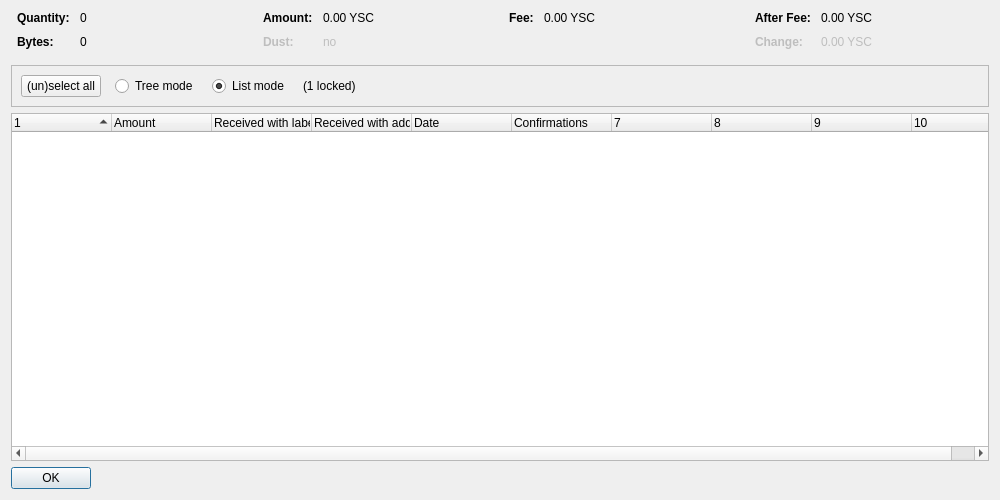
<?xml version="1.0" encoding="UTF-8"?>
<ui version="4.0">
 <class>CoinControlDialog</class>
 <widget class="QDialog" name="CoinControlDialog">
  <property name="geometry">
   <rect>
    <x>0</x>
    <y>0</y>
    <width>1000</width>
    <height>500</height>
   </rect>
  </property>
  <property name="windowTitle">
   <string>Coin Selection</string>
  </property>
  <layout class="QVBoxLayout" name="verticalLayout">
   <item>
    <layout class="QHBoxLayout" name="horizontalLayoutTop" stretch="0,0,0,0">
     <property name="topMargin">
      <number>0</number>
     </property>
     <property name="bottomMargin">
      <number>10</number>
     </property>
     <item>
      <layout class="QFormLayout" name="formLayoutCoinControl1">
       <property name="horizontalSpacing">
        <number>10</number>
       </property>
       <property name="verticalSpacing">
        <number>10</number>
       </property>
       <property name="leftMargin">
        <number>6</number>
       </property>
       <property name="rightMargin">
        <number>6</number>
       </property>
       <item row="0" column="0">
        <widget class="QLabel" name="labelCoinControlQuantityText">
         <property name="font">
          <font>
           <weight>75</weight>
           <bold>true</bold>
          </font>
         </property>
         <property name="text">
          <string>Quantity:</string>
         </property>
        </widget>
       </item>
       <item row="0" column="1">
        <widget class="QLabel" name="labelCoinControlQuantity">
         <property name="cursor">
          <cursorShape>IBeamCursor</cursorShape>
         </property>
         <property name="contextMenuPolicy">
          <enum>Qt::ActionsContextMenu</enum>
         </property>
         <property name="text">
          <string notr="true">0</string>
         </property>
         <property name="textInteractionFlags">
          <set>Qt::LinksAccessibleByMouse|Qt::TextSelectableByKeyboard|Qt::TextSelectableByMouse</set>
         </property>
        </widget>
       </item>
       <item row="1" column="0">
        <widget class="QLabel" name="labelCoinControlBytesText">
         <property name="font">
          <font>
           <weight>75</weight>
           <bold>true</bold>
          </font>
         </property>
         <property name="text">
          <string>Bytes:</string>
         </property>
        </widget>
       </item>
       <item row="1" column="1">
        <widget class="QLabel" name="labelCoinControlBytes">
         <property name="cursor">
          <cursorShape>IBeamCursor</cursorShape>
         </property>
         <property name="contextMenuPolicy">
          <enum>Qt::ActionsContextMenu</enum>
         </property>
         <property name="text">
          <string notr="true">0</string>
         </property>
         <property name="textInteractionFlags">
          <set>Qt::LinksAccessibleByMouse|Qt::TextSelectableByKeyboard|Qt::TextSelectableByMouse</set>
         </property>
        </widget>
       </item>
      </layout>
     </item>
     <item>
      <layout class="QFormLayout" name="formLayoutCoinControl2">
       <property name="horizontalSpacing">
        <number>10</number>
       </property>
       <property name="verticalSpacing">
        <number>10</number>
       </property>
       <property name="leftMargin">
        <number>6</number>
       </property>
       <property name="rightMargin">
        <number>6</number>
       </property>
       <item row="0" column="0">
        <widget class="QLabel" name="labelCoinControlAmountText">
         <property name="font">
          <font>
           <weight>75</weight>
           <bold>true</bold>
          </font>
         </property>
         <property name="text">
          <string>Amount:</string>
         </property>
        </widget>
       </item>
       <item row="0" column="1">
        <widget class="QLabel" name="labelCoinControlAmount">
         <property name="cursor">
          <cursorShape>IBeamCursor</cursorShape>
         </property>
         <property name="contextMenuPolicy">
          <enum>Qt::ActionsContextMenu</enum>
         </property>
         <property name="text">
          <string notr="true">0.00 YSC</string>
         </property>
         <property name="textInteractionFlags">
          <set>Qt::LinksAccessibleByMouse|Qt::TextSelectableByKeyboard|Qt::TextSelectableByMouse</set>
         </property>
        </widget>
       </item>
       <item row="1" column="0">
        <widget class="QLabel" name="labelCoinControlLowOutputText">
         <property name="enabled">
          <bool>false</bool>
         </property>
         <property name="font">
          <font>
           <weight>75</weight>
           <bold>true</bold>
          </font>
         </property>
         <property name="text">
          <string>Dust:</string>
         </property>
        </widget>
       </item>
       <item row="1" column="1">
        <widget class="QLabel" name="labelCoinControlLowOutput">
         <property name="enabled">
          <bool>false</bool>
         </property>
         <property name="cursor">
          <cursorShape>IBeamCursor</cursorShape>
         </property>
         <property name="contextMenuPolicy">
          <enum>Qt::ActionsContextMenu</enum>
         </property>
         <property name="text">
          <string notr="true">no</string>
         </property>
         <property name="textInteractionFlags">
          <set>Qt::LinksAccessibleByMouse|Qt::TextSelectableByKeyboard|Qt::TextSelectableByMouse</set>
         </property>
        </widget>
       </item>
      </layout>
     </item>
     <item>
      <layout class="QFormLayout" name="formLayoutCoinControl3">
       <property name="horizontalSpacing">
        <number>10</number>
       </property>
       <property name="verticalSpacing">
        <number>10</number>
       </property>
       <property name="leftMargin">
        <number>6</number>
       </property>
       <property name="rightMargin">
        <number>6</number>
       </property>
       <item row="0" column="0">
        <widget class="QLabel" name="labelCoinControlFeeText">
         <property name="font">
          <font>
           <weight>75</weight>
           <bold>true</bold>
          </font>
         </property>
         <property name="text">
          <string>Fee:</string>
         </property>
        </widget>
       </item>
       <item row="0" column="1">
        <widget class="QLabel" name="labelCoinControlFee">
         <property name="cursor">
          <cursorShape>IBeamCursor</cursorShape>
         </property>
         <property name="contextMenuPolicy">
          <enum>Qt::ActionsContextMenu</enum>
         </property>
         <property name="text">
          <string notr="true">0.00 YSC</string>
         </property>
         <property name="textInteractionFlags">
          <set>Qt::LinksAccessibleByMouse|Qt::TextSelectableByKeyboard|Qt::TextSelectableByMouse</set>
         </property>
        </widget>
       </item>
      </layout>
     </item>
     <item>
      <layout class="QFormLayout" name="formLayoutCoinControl4">
       <property name="horizontalSpacing">
        <number>10</number>
       </property>
       <property name="verticalSpacing">
        <number>10</number>
       </property>
       <property name="leftMargin">
        <number>6</number>
       </property>
       <property name="rightMargin">
        <number>6</number>
       </property>
       <item row="0" column="0">
        <widget class="QLabel" name="labelCoinControlAfterFeeText">
         <property name="font">
          <font>
           <weight>75</weight>
           <bold>true</bold>
          </font>
         </property>
         <property name="text">
          <string>After Fee:</string>
         </property>
        </widget>
       </item>
       <item row="0" column="1">
        <widget class="QLabel" name="labelCoinControlAfterFee">
         <property name="cursor">
          <cursorShape>IBeamCursor</cursorShape>
         </property>
         <property name="contextMenuPolicy">
          <enum>Qt::ActionsContextMenu</enum>
         </property>
         <property name="text">
          <string notr="true">0.00 YSC</string>
         </property>
         <property name="textInteractionFlags">
          <set>Qt::LinksAccessibleByMouse|Qt::TextSelectableByKeyboard|Qt::TextSelectableByMouse</set>
         </property>
        </widget>
       </item>
       <item row="1" column="0">
        <widget class="QLabel" name="labelCoinControlChangeText">
         <property name="enabled">
          <bool>false</bool>
         </property>
         <property name="font">
          <font>
           <weight>75</weight>
           <bold>true</bold>
          </font>
         </property>
         <property name="text">
          <string>Change:</string>
         </property>
        </widget>
       </item>
       <item row="1" column="1">
        <widget class="QLabel" name="labelCoinControlChange">
         <property name="enabled">
          <bool>false</bool>
         </property>
         <property name="cursor">
          <cursorShape>IBeamCursor</cursorShape>
         </property>
         <property name="contextMenuPolicy">
          <enum>Qt::ActionsContextMenu</enum>
         </property>
         <property name="text">
          <string notr="true">0.00 YSC</string>
         </property>
         <property name="textInteractionFlags">
          <set>Qt::LinksAccessibleByMouse|Qt::TextSelectableByKeyboard|Qt::TextSelectableByMouse</set>
         </property>
        </widget>
       </item>
      </layout>
     </item>
    </layout>
   </item>
   <item>
    <widget class="QFrame" name="frame">
     <property name="minimumSize">
      <size>
       <width>0</width>
       <height>40</height>
      </size>
     </property>
     <property name="frameShape">
      <enum>QFrame::StyledPanel</enum>
     </property>
     <property name="frameShadow">
      <enum>QFrame::Sunken</enum>
     </property>
     <layout class="QHBoxLayout" name="horizontalLayout">
      <item>
       <layout class="QHBoxLayout" name="horizontalLayoutPanel" stretch="0,0,0,0,0">
        <property name="spacing">
         <number>14</number>
        </property>
        <item>
         <widget class="QPushButton" name="pushButtonSelectAll">
          <property name="sizePolicy">
           <sizepolicy hsizetype="Maximum" vsizetype="Fixed">
            <horstretch>0</horstretch>
            <verstretch>0</verstretch>
           </sizepolicy>
          </property>
          <property name="text">
           <string>(un)select all</string>
          </property>
          <property name="autoDefault">
           <bool>false</bool>
          </property>
         </widget>
        </item>
        <item>
         <widget class="QRadioButton" name="radioTreeMode">
          <property name="sizePolicy">
           <sizepolicy hsizetype="Maximum" vsizetype="Fixed">
            <horstretch>0</horstretch>
            <verstretch>0</verstretch>
           </sizepolicy>
          </property>
          <property name="text">
           <string>Tree mode</string>
          </property>
         </widget>
        </item>
        <item>
         <widget class="QRadioButton" name="radioListMode">
          <property name="sizePolicy">
           <sizepolicy hsizetype="Maximum" vsizetype="Fixed">
            <horstretch>0</horstretch>
            <verstretch>0</verstretch>
           </sizepolicy>
          </property>
          <property name="text">
           <string>List mode</string>
          </property>
          <property name="checked">
           <bool>true</bool>
          </property>
         </widget>
        </item>
        <item>
         <widget class="QLabel" name="labelLocked">
          <property name="text">
           <string notr="true">(1 locked)</string>
          </property>
         </widget>
        </item>
        <item>
         <spacer name="horizontalSpacer">
          <property name="orientation">
           <enum>Qt::Horizontal</enum>
          </property>
          <property name="sizeHint" stdset="0">
           <size>
            <width>40</width>
            <height>20</height>
           </size>
          </property>
         </spacer>
        </item>
       </layout>
      </item>
     </layout>
    </widget>
   </item>
   <item>
    <widget class="CoinControlTreeWidget" name="treeWidget">
     <property name="contextMenuPolicy">
      <enum>Qt::CustomContextMenu</enum>
     </property>
     <property name="sortingEnabled">
      <bool>false</bool>
     </property>
     <property name="columnCount">
      <number>10</number>
     </property>
     <attribute name="headerShowSortIndicator" stdset="0">
      <bool>true</bool>
     </attribute>
     <attribute name="headerStretchLastSection">
      <bool>false</bool>
     </attribute>
     <column>
      <property name="text">
       <string/>
      </property>
     </column>
     <column>
      <property name="text">
       <string>Amount</string>
      </property>
     </column>
     <column>
      <property name="text">
       <string>Received with label</string>
      </property>
     </column>
     <column>
      <property name="text">
       <string>Received with address</string>
      </property>
     </column>
     <column>
      <property name="text">
       <string>Date</string>
      </property>
     </column>
     <column>
      <property name="text">
       <string>Confirmations</string>
      </property>
      <property name="toolTip">
       <string>Confirmed</string>
      </property>
     </column>
     <column>
      <property name="text">
       <string/>
      </property>
     </column>
     <column>
      <property name="text">
       <string/>
      </property>
     </column>
     <column>
      <property name="text">
       <string/>
      </property>
     </column>
     <column>
      <property name="text">
       <string/>
      </property>
     </column>
    </widget>
   </item>
   <item>
    <widget class="QDialogButtonBox" name="buttonBox">
     <property name="sizePolicy">
      <sizepolicy hsizetype="Maximum" vsizetype="Fixed">
       <horstretch>0</horstretch>
       <verstretch>0</verstretch>
      </sizepolicy>
     </property>
     <property name="orientation">
      <enum>Qt::Horizontal</enum>
     </property>
     <property name="standardButtons">
      <set>QDialogButtonBox::Ok</set>
     </property>
    </widget>
   </item>
  </layout>
 </widget>
 <customwidgets>
  <customwidget>
   <class>CoinControlTreeWidget</class>
   <extends>QTreeWidget</extends>
   <header>coincontroltreewidget.h</header>
  </customwidget>
 </customwidgets>
 <resources/>
 <connections/>
</ui>
